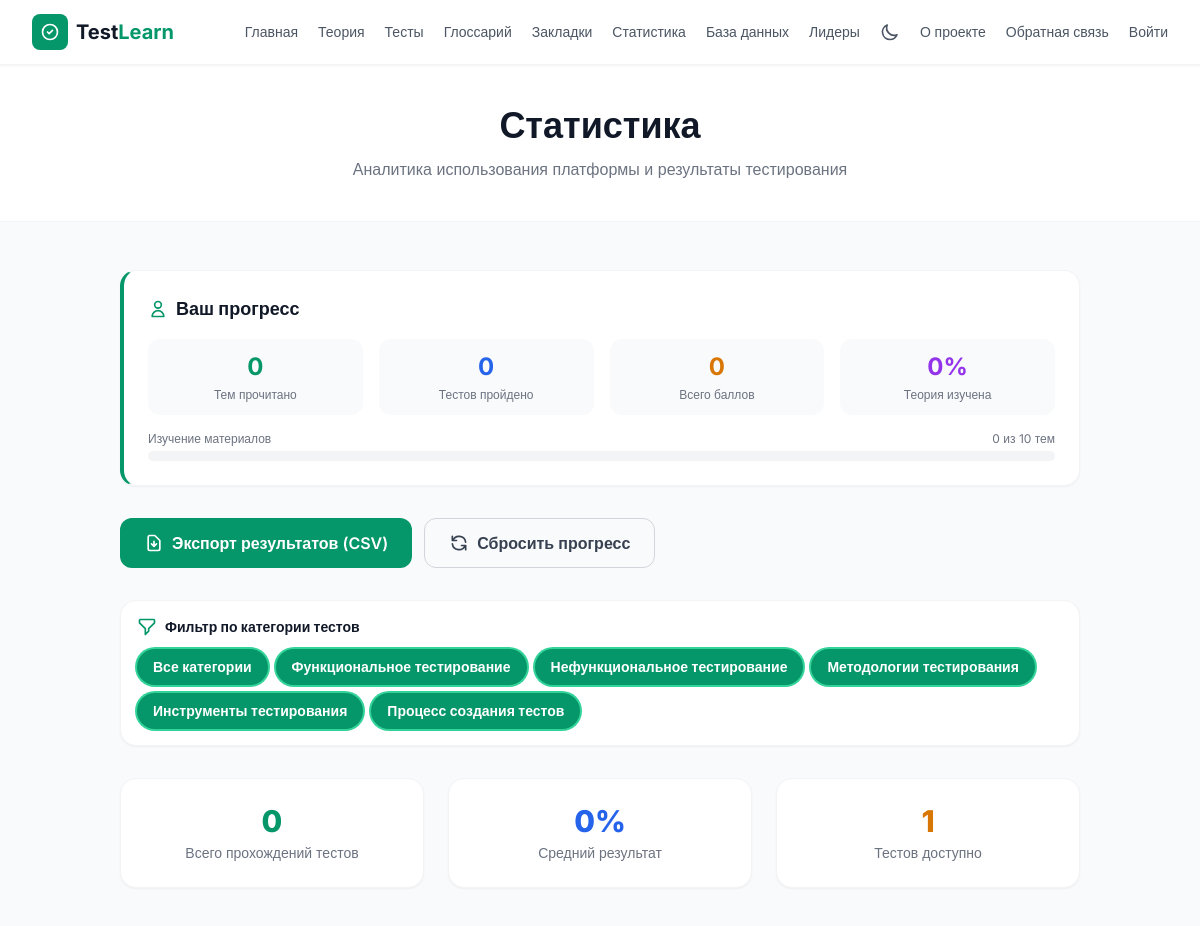
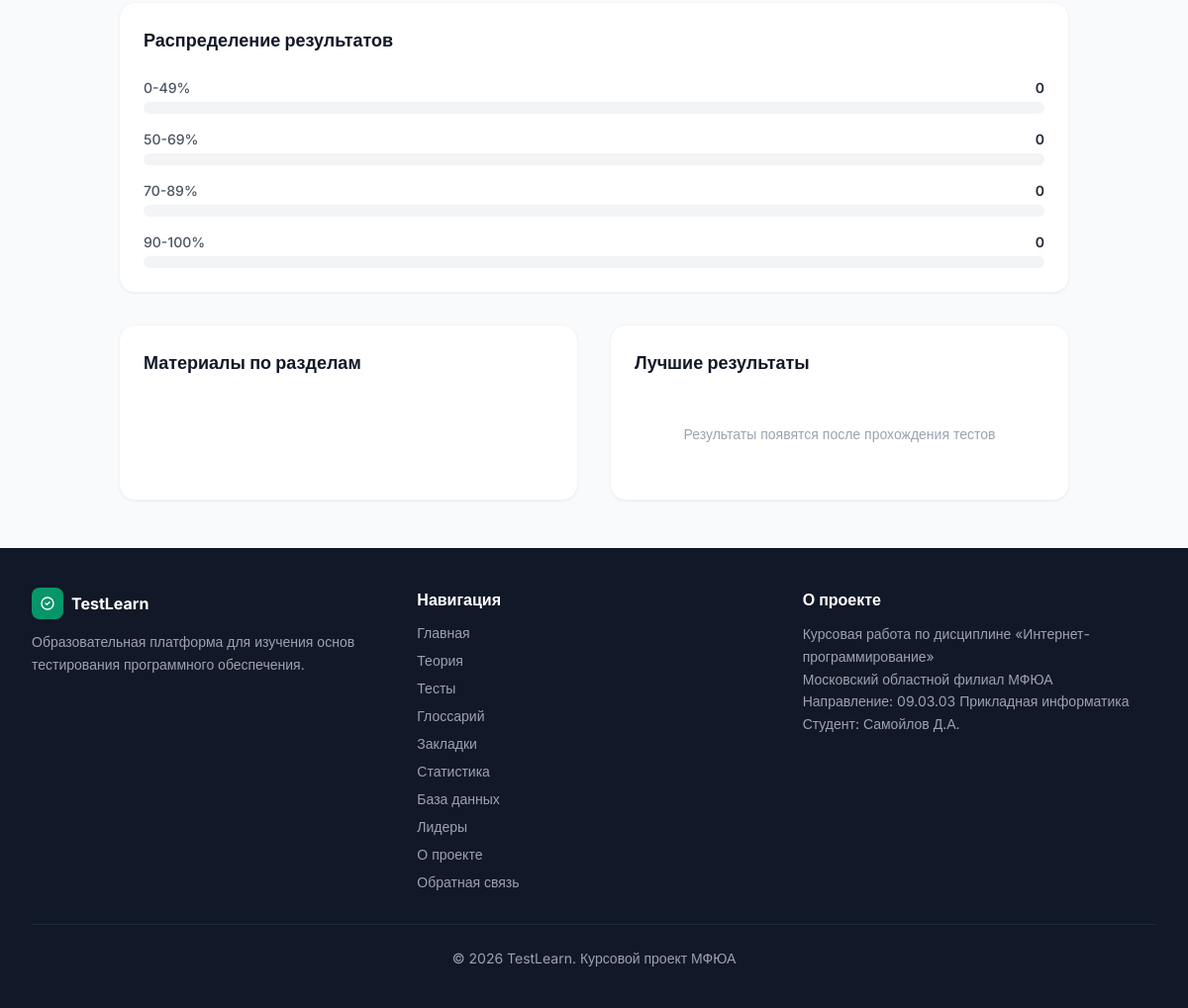
Screenshot of /stats with the database file from the repository (2 pictures, top to bottom).
### app/db/models.py (models this page shows)
class Category(Base):
    __tablename__ = "categories"
    id = Column(Integer, primary_key=True, index=True)
    name = Column(String, unique=True, nullable=False)
    slug = Column(String, unique=True, nullable=False)
    description = Column(Text, default="")
    icon = Column(String, default="check-circle")
    topics = relationship("Topic", back_populates="category", cascade="all, delete-orphan")
    quizzes = relationship("Quiz", back_populates="category", cascade="all, delete-orphan")

### main.py (the view)
@app.get("/stats", include_in_schema=False)
async def stats_page(request: Request):
    from sqlalchemy.orm import Session
    from app.db.database import get_db
    from app.db.models import UserProgress, Topic, Category, QuizResult, Quiz
    from sqlalchemy import func
    db: Session = next(get_db())
    try:
        session_id = 'default_session'
        progress = db.query(UserProgress).filter(UserProgress.session_id == session_id).first()
        if progress is None:
            class Progress:
                topics_read = 0
                quizzes_passed = 0
                total_score = 0
            progress = Progress()
        total_topics = db.query(Topic).count()
        categories_with_stats = db.query(Category, func.count(Topic.id).label('topic_count'))\
            .outerjoin(Topic, Category.id == Topic.category_id)\
            .group_by(Category.id)\
            .all()
        categories_with_stats = [{'name': cat.Category.name, 'topic_count': cat.topic_count} for cat in categories_with_stats]
        total_results = db.query(QuizResult).count()
        avg_score_result = db.query(func.avg(QuizResult.score * 100.0 / QuizResult.total)).scalar()
        avg_score = round(avg_score_result) if avg_score_result is not None else 0
        total_quizzes = db.query(Quiz).count()
        score_distribution = []
        ranges = [(0, 49), (50, 69), (70, 89), (90, 100)]
        for min_score, max_score in ranges:
            count = db.query(QuizResult).filter(
                (QuizResult.score * 100.0 / QuizResult.total) >= min_score,
                (QuizResult.score * 100.0 / QuizResult.total) <= max_score
            ).count()
            score_distribution.append({
                'range_label': f'{min_score}-{max_score}%',
                'count': count
            })
        top_results_query = db.query(QuizResult, Quiz.title.label('quiz_title'))\
            .join(Quiz, QuizResult.quiz_id == Quiz.id)\
            .order_by((QuizResult.score * 100.0 / QuizResult.total).desc())\
            .limit(5)\
            .all()
        top_results = []
        for result, quiz_title in top_results_query:
            percentage = int((result.score / result.total * 100)) if result.total > 0 else 0
            top_results.append({
                'quiz_title': quiz_title,
                'score': result.score,
                'total': result.total,
                'created_at': result.created_at.strftime('%Y-%m-%d') if result.created_at else '',
                'percentage': percentage
            })
        return templates.TemplateResponse("stats.html", {
            "request": request,
            "progress": progress,
            "total_topics": total_topics,
            "categories_with_stats": categories_with_stats,
            "total_results": total_results,
            "avg_score": avg_score,
            "total_quizzes": total_quizzes,
            "score_distribution": score_distribution,
            "top_results": top_results
        })
    finally:
        db.close()

### templates/stats.html (shortened to what this page needs)
{% extends "base.html" %}
{% block content %}
<div class="bg-white border-b border-gray-100 py-10">
    <div class="max-w-7xl mx-auto px-4 sm:px-6 lg:px-8 text-center">
        <h1 class="text-3xl sm:text-4xl font-extrabold text-gray-900 mb-3">Статистика</h1>
        <p class="text-gray-500 max-w-xl mx-auto">Аналитика использования платформы и результаты тестирования</p>
    </div>
</div>
<main class="flex-1 py-12">
    <div class="max-w-5xl mx-auto px-4 sm:px-6 lg:px-8">
        <div class="bg-white rounded-2xl shadow-sm border border-gray-100 p-6 mb-8" style="border-left: 4px solid #059669;">
            <h2 class="text-lg font-bold text-gray-900 mb-4 flex items-center gap-2">
                <svg class="w-5 h-5" style="color: #059669;" fill="none" stroke="currentColor" viewBox="0 0 24 24"><path stroke-linecap="round" stroke-linejoin="round" stroke-width="2" d="M16 7a4 4 0 11-8 0 4 4 0 018 0zM12 14a7 7 0 00-7 7h14a7 7 0 00-7-7z"/></svg>
                Ваш прогресс
            </h2>
            <div class="grid grid-cols-2 sm:grid-cols-4 gap-4">
                <div class="text-center p-3 rounded-xl bg-gray-50">
                    <div class="text-2xl font-bold" style="color: #059669;">{{ progress.topics_read }}</div>
                    <div class="text-xs text-gray-500 mt-1">Тем прочитано</div>
                </div>
                <div class="text-center p-3 rounded-xl bg-gray-50">
                    <div class="text-2xl font-bold text-blue-600">{{ progress.quizzes_passed }}</div>
                    <div class="text-xs text-gray-500 mt-1">Тестов пройдено</div>
                </div>
                <div class="text-center p-3 rounded-xl bg-gray-50">
                    <div class="text-2xl font-bold text-amber-600">{{ progress.total_score }}</div>
                    <div class="text-xs text-gray-500 mt-1">Всего баллов</div>
                </div>
                <div class="text-center p-3 rounded-xl bg-gray-50">
                    <div class="text-2xl font-bold text-purple-600">{{ "%.0f"|format(progress.topics_read / total_topics * 100) if total_topics > 0 else 0 }}%</div>
                    <div class="text-xs text-gray-500 mt-1">Теория изучена</div>
                </div>
            </div>
            <div class="mt-4">
                <div class="flex justify-between text-xs text-gray-500 mb-1">
                    <span>Изучение материалов</span>
                    <span>{{ progress.topics_read }} из {{ total_topics }} тем</span>
                </div>
                <div class="w-full bg-gray-100 rounded-full h-2.5">
                    {% set theory_pct = (progress.topics_read / total_topics * 100) if total_topics > 0 else 0 %}
                </div>
            </div>
        </div>
        <div class="flex flex-col sm:flex-row gap-3 mb-8">
            <a href="/stats/export/csv" class="inline-flex items-center justify-center gap-2 px-6 py-3 font-semibold rounded-xl transition" style="background-color: #059669; color: #ffffff;">
                <svg class="w-5 h-5" fill="none" stroke="currentColor" viewBox="0 0 24 24"><path stroke-linecap="round" stroke-linejoin="round" stroke-width="2" d="M12 10v6m0 0l-3-3m3 3l3-3m2 8H7a2 2 0 01-2-2V5a2 2 0 012-2h5.586a1 1 0 01.707.293l5.414 5.414a1 1 0 01.293.707V19a2 2 0 01-2 2z"/></svg>
                Экспорт результатов (CSV)
            </a>
            <form method="POST" action="/stats/reset" onsubmit="return confirm('Вы уверены, что хотите сбросить прогресс? Это действие нельзя отменить.');">
                <button type="submit" class="btn-outline inline-flex items-center justify-center gap-2 px-6 py-3 font-semibold rounded-xl transition" style="border: 1px solid #d1d5db; color: #374151;">
                    <svg class="w-5 h-5" fill="none" stroke="currentColor" viewBox="0 0 24 24"><path stroke-linecap="round" stroke-linejoin="round" stroke-width="2" d="M4 4v5h.582m15.356 2A8.001 8.001 0 004.582 9m0 0H9m11 11v-5h-.581m0 0a8.003 8.003 0 01-15.357-2m15.357 2H15"/></svg>
                    Сбросить прогресс
                </button>
            </form>
        </div>
        {% if categories_with_stats %}
        <div class="bg-white rounded-2xl shadow-sm border border-gray-100 p-4 mb-8">
            <div class="flex items-center gap-2 mb-3">
                <h3 class="text-sm font-bold text-gray-900">Фильтр по категории тестов</h3>
            </div>
            <div class="flex flex-wrap gap-2">
                <a href="/stats" class="inline-flex items-center px-4 py-2 text-sm font-semibold rounded-full transition {% if not active_category_id %}ring-2 ring-emerald-400{% endif %}" style="{% if not active_category_id %}background-color: #059669; color: #ffffff;{% else %}background-color: #f3f4f6; color: #374151;{% endif %}" onmouseover="{% if not active_category_id %}this.style.backgroundColor='#047857';{% else %}this.style.backgroundColor='#e5e7eb';{% endif %}" onmouseout="{% if not active_category_id %}this.style.backgroundColor='#059669';{% else %}this.style.backgroundColor='#f3f4f6';{% endif %}">
                    Все категории
                </a>
                {% for cat in categories_with_stats %}
                <a href="/stats?category_id={{ cat.id }}" class="inline-flex items-center px-4 py-2 text-sm font-semibold rounded-full transition {% if active_category_id == cat.id %}ring-2 ring-emerald-400{% endif %}" style="{% if active_category_id == cat.id %}background-color: #059669; color: #ffffff;{% else %}background-color: #f3f4f6; color: #374151;{% endif %}" onmouseover="{% if active_category_id == cat.id %}this.style.backgroundColor='#047857';{% else %}this.style.backgroundColor='#e5e7eb';{% endif %}" onmouseout="{% if active_category_id == cat.id %}this.style.backgroundColor='#059669';{% else %}this.style.backgroundColor='#f3f4f6';{% endif %}">
                    {{ cat.name }}
                </a>
                {% endfor %}
            </div>
        </div>
        {% endif %}
        <div class="grid sm:grid-cols-3 gap-6 mb-10">
            <div class="bg-white rounded-2xl shadow-sm border border-gray-100 p-6 text-center">
                <div class="text-3xl font-extrabold" style="color: #059669;">{{ total_results }}</div>
                <div class="text-sm text-gray-500 mt-1">Всего прохождений тестов</div>
            </div>
            <div class="bg-white rounded-2xl shadow-sm border border-gray-100 p-6 text-center">
                <div class="text-3xl font-extrabold text-blue-600">{{ avg_score }}%</div>
                <div class="text-sm text-gray-500 mt-1">Средний результат</div>
            </div>
            <div class="bg-white rounded-2xl shadow-sm border border-gray-100 p-6 text-center">
                <div class="text-3xl font-extrabold text-amber-600">{{ total_quizzes }}</div>
                <div class="text-sm text-gray-500 mt-1">Тестов доступно</div>
            </div>
        </div>
        <div class="bg-white rounded-2xl shadow-sm border border-gray-100 p-6 mb-8">
            <h2 class="text-lg font-bold text-gray-900 mb-6">Распределение результатов</h2>
            <div class="space-y-4">
                {% for item in score_distribution %}
                <div>
                    <div class="flex items-center justify-between mb-1">
                        <span class="text-sm font-medium text-gray-600">{{ item.range_label }}</span>
                        <span class="text-sm font-semibold text-gray-800">{{ item.count }}</span>
                    </div>
                    <div class="w-full bg-gray-100 rounded-full h-3">
                    </div>
                </div>
                {% endfor %}
            </div>
        </div>
        <div class="grid md:grid-cols-2 gap-8">
            <div class="bg-white rounded-2xl shadow-sm border border-gray-100 p-6">
                <h2 class="text-lg font-bold text-gray-900 mb-4">Материалы по разделам</h2>
            </div>
            <div class="bg-white rounded-2xl shadow-sm border border-gray-100 p-6">
                <h2 class="text-lg font-bold text-gray-900 mb-4">Лучшие результаты</h2>
                <div class="space-y-3">
                    {% if not top_results %}
                    <p class="text-gray-400 text-sm text-center py-8">Результаты появятся после прохождения тестов</p>
                    {% endif %}
                </div>
            </div>
        </div>
    </div>
</main>
{% endblock %}

### templates/base.html (style rules this page uses)
body { font-family: 'Inter', sans-serif; }
* { transition: background-color 0.3s ease, color 0.2s ease, border-color 0.3s ease; }

### rows the page displays
Category: name "Функциональное тестирование"
Category: name "Нефункциональное тестирование"
Category: name "Методологии тестирования"
Category: name "Инструменты тестирования"
Category: name "Процесс создания тестов"

### other values shown
{{ progress.topics_read }} "0"
{{ progress.quizzes_passed }} "0"
{{ progress.total_score }} "0"
{{ total_topics }} "10"
{{ total_results }} "0"
{{ avg_score }} "0"
{{ total_quizzes }} "1"
{{ item.range_label }} "0-49%" "50-69%" "70-89%" "90-100%"
{{ item.count }} "0" "0" "0" "0"
